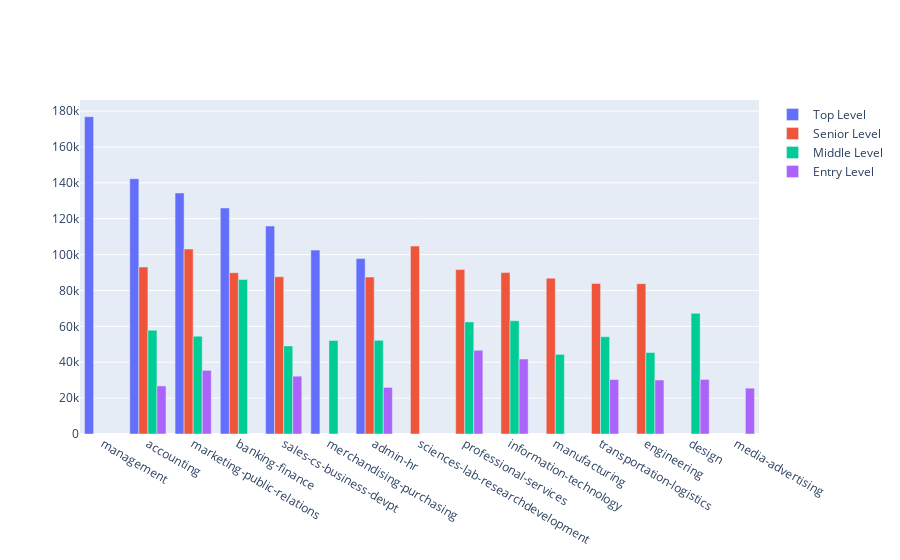

Source (notebook cell):
### Code cell
plt.figure(figsize=(40,5))

fig = go.Figure(data=[
    go.Bar(name='Top Level', x=top_agg_df['job_top_function'], y=top_agg_df['average_salary']['mean']),
    go.Bar(name='Senior Level', x=senior_agg_df['job_top_function'], y=senior_agg_df['average_salary']['mean']),
    go.Bar(name='Middle Level', x=middle_agg_df['job_top_function'], y=middle_agg_df['average_salary']['mean']),
    go.Bar(name='Entry Level', x=entry_agg_df['job_top_function'], y=entry_agg_df['average_salary']['mean'])  
])

# Change the bar mode
fig.update_layout(barmode='group')
fig.show()

### Figure 1 — Plotly figure (JSON) as saved in the notebook; plotly's stock layout.template omitted (floating-point values rounded to 4 significant figures)
{"data": [{"name": "Top Level", "type": "bar", "x": ["management", "accounting", "marketing-public-relations", "banking-finance", "sales-cs-business-devpt", "merchandising-purchasing", "admin-hr"], "y": [176875, 142300.0, 134375, 126000, 115900.0, 102500, 97810.0]}, {"name": "Senior Level", "type": "bar", "x": ["sciences-lab-researchdevelopment", "marketing-public-relations", "accounting", "professional-services", "information-technology", "banking-finance", "sales-cs-business-devpt", "admin-hr", "manufacturing", "transportation-logistics", "engineering"], "y": [104800.0, 103100.0, 93080.0, 91670.0, 89960.0, 89880.0, 87670.0, 87460.0, 86860.0, 83900.0, 83820.0]}, {"name": "Middle Level", "type": "bar", "x": ["banking-finance", "design", "information-technology", "professional-services", "accounting", "marketing-public-relations", "transportation-logistics", "admin-hr", "merchandising-purchasing", "sales-cs-business-devpt", "engineering", "manufacturing"], "y": [86090.0, 67270.0, 63110.0, 62500, 57850.0, 54500, 54190.0, 52200.0, 52125, 49120.0, 45410.0, 44420.0]}, {"name": "Entry Level", "type": "bar", "x": ["professional-services", "information-technology", "marketing-public-relations", "sales-cs-business-devpt", "design", "transportation-logistics", "engineering", "accounting", "admin-hr", "media-advertising"], "y": [46670.0, 41810.0, 35475, 32230.0, 30400.0, 30350.0, 30110.0, 26800.0, 25960, 25540.0]}], "layout": {"barmode": "group"}}
